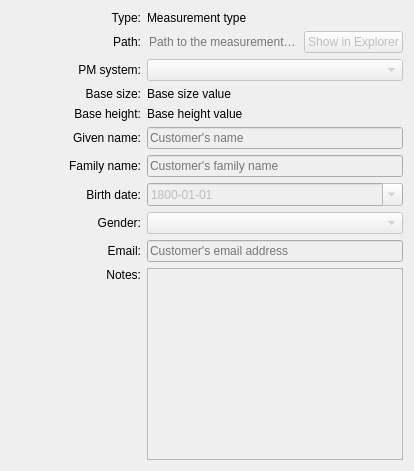
      <widget class="QWidget" name="tabInformation">
       <attribute name="icon">
        <iconset resource="share/resources/seamlymeicon.qrc">
         <normaloff>:/tsvg/spectrum/InfoCircle.tsvg</normaloff>:/tsvg/spectrum/InfoCircle.tsvg</iconset>
       </attribute>
       <attribute name="title">
        <string>Information</string>
       </attribute>
       <layout class="QFormLayout" name="formLayout_2">
        <item row="0" column="0">
         <widget class="QLabel" name="label_21">
          <property name="minimumSize">
           <size>
            <width>130</width>
            <height>0</height>
           </size>
          </property>
          <property name="text">
           <string>Type:</string>
          </property>
          <property name="alignment">
           <set>Qt::AlignRight|Qt::AlignTrailing|Qt::AlignVCenter</set>
          </property>
         </widget>
        </item>
        <item row="0" column="1">
         <widget class="QLabel" name="labelMType">
          <property name="text">
           <string>Measurement type</string>
          </property>
         </widget>
        </item>
        <item row="1" column="0">
         <widget class="QLabel" name="label_9">
          <property name="minimumSize">
           <size>
            <width>130</width>
            <height>0</height>
           </size>
          </property>
          <property name="text">
           <string>Path:</string>
          </property>
          <property name="alignment">
           <set>Qt::AlignRight|Qt::AlignTrailing|Qt::AlignVCenter</set>
          </property>
         </widget>
        </item>
        <item row="1" column="1">
         <layout class="QHBoxLayout" name="horizontalLayoutPath">
          <item>
           <widget class="QLineEdit" name="lineEditPathToFile">
            <property name="sizePolicy">
             <sizepolicy hsizetype="Expanding" vsizetype="Fixed">
              <horstretch>0</horstretch>
              <verstretch>0</verstretch>
             </sizepolicy>
            </property>
            <property name="autoFillBackground">
             <bool>false</bool>
            </property>
            <property name="styleSheet">
             <string notr="true">background: transparent;</string>
            </property>
            <property name="frame">
             <bool>false</bool>
            </property>
            <property name="readOnly">
             <bool>true</bool>
            </property>
            <property name="placeholderText">
             <string notr="true">Path to the measurement file</string>
            </property>
           </widget>
          </item>
          <item alignment="Qt::AlignRight">
           <widget class="QPushButton" name="pushButtonShowInExplorer">
            <property name="enabled">
             <bool>false</bool>
            </property>
            <property name="sizePolicy">
             <sizepolicy hsizetype="Minimum" vsizetype="Preferred">
              <horstretch>0</horstretch>
              <verstretch>0</verstretch>
             </sizepolicy>
            </property>
            <property name="text">
             <string>Show in Explorer</string>
            </property>
           </widget>
          </item>
         </layout>
        </item>
        <item row="2" column="0">
         <widget class="QLabel" name="labelPMSystem">
          <property name="minimumSize">
           <size>
            <width>130</width>
            <height>0</height>
           </size>
          </property>
          <property name="text">
           <string>PM system:</string>
          </property>
          <property name="alignment">
           <set>Qt::AlignRight|Qt::AlignTrailing|Qt::AlignVCenter</set>
          </property>
         </widget>
        </item>
        <item row="2" column="1">
         <widget class="QComboBox" name="comboBoxPMSystem">
          <property name="enabled">
           <bool>false</bool>
          </property>
          <property name="sizePolicy">
           <sizepolicy hsizetype="MinimumExpanding" vsizetype="Preferred">
            <horstretch>0</horstretch>
            <verstretch>0</verstretch>
           </sizepolicy>
          </property>
          <property name="minimumSize">
           <size>
            <width>0</width>
            <height>0</height>
           </size>
          </property>
         </widget>
        </item>
        <item row="3" column="0">
         <widget class="QLabel" name="labelBaseSize">
          <property name="minimumSize">
           <size>
            <width>130</width>
            <height>0</height>
           </size>
          </property>
          <property name="text">
           <string>Base size:</string>
          </property>
          <property name="alignment">
           <set>Qt::AlignRight|Qt::AlignTrailing|Qt::AlignVCenter</set>
          </property>
         </widget>
        </item>
        <item row="3" column="1">
         <widget class="QLabel" name="labelBaseSizeValue">
          <property name="text">
           <string>Base size value</string>
          </property>
         </widget>
        </item>
        <item row="4" column="0">
         <widget class="QLabel" name="labelBaseHeight">
          <property name="minimumSize">
           <size>
            <width>130</width>
            <height>0</height>
           </size>
          </property>
          <property name="text">
           <string>Base height:</string>
          </property>
          <property name="alignment">
           <set>Qt::AlignRight|Qt::AlignTrailing|Qt::AlignVCenter</set>
          </property>
         </widget>
        </item>
        <item row="4" column="1">
         <widget class="QLabel" name="labelBaseHeightValue">
          <property name="text">
           <string>Base height value</string>
          </property>
         </widget>
        </item>
        <item row="5" column="0">
         <widget class="QLabel" name="labelGivenName">
          <property name="minimumSize">
           <size>
            <width>130</width>
            <height>0</height>
           </size>
          </property>
          <property name="text">
           <string>Given name:</string>
          </property>
          <property name="alignment">
           <set>Qt::AlignRight|Qt::AlignTrailing|Qt::AlignVCenter</set>
          </property>
         </widget>
        </item>
        <item row="5" column="1">
         <widget class="QLineEdit" name="lineEditGivenName">
          <property name="enabled">
           <bool>false</bool>
          </property>
          <property name="sizePolicy">
           <sizepolicy hsizetype="Expanding" vsizetype="Preferred">
            <horstretch>0</horstretch>
            <verstretch>0</verstretch>
           </sizepolicy>
          </property>
          <property name="placeholderText">
           <string>Customer's name</string>
          </property>
         </widget>
        </item>
        <item row="6" column="0">
         <widget class="QLabel" name="labelFamilyName">
          <property name="minimumSize">
           <size>
            <width>130</width>
            <height>0</height>
           </size>
          </property>
          <property name="text">
           <string>Family name:</string>
          </property>
          <property name="alignment">
           <set>Qt::AlignRight|Qt::AlignTrailing|Qt::AlignVCenter</set>
          </property>
         </widget>
        </item>
        <item row="6" column="1">
         <widget class="QLineEdit" name="lineEditFamilyName">
          <property name="enabled">
           <bool>false</bool>
          </property>
          <property name="sizePolicy">
           <sizepolicy hsizetype="Expanding" vsizetype="Preferred">
            <horstretch>0</horstretch>
            <verstretch>0</verstretch>
           </sizepolicy>
          </property>
          <property name="placeholderText">
           <string>Customer's family name</string>
          </property>
         </widget>
        </item>
        <item row="7" column="0">
         <widget class="QLabel" name="labelBirthDate">
          <property name="minimumSize">
           <size>
            <width>130</width>
            <height>0</height>
           </size>
          </property>
          <property name="text">
           <string>Birth date:</string>
          </property>
          <property name="alignment">
           <set>Qt::AlignRight|Qt::AlignTrailing|Qt::AlignVCenter</set>
          </property>
         </widget>
        </item>
        <item row="7" column="1">
         <widget class="QDateEdit" name="dateEditBirthDate">
          <property name="enabled">
           <bool>false</bool>
          </property>
          <property name="sizePolicy">
           <sizepolicy hsizetype="MinimumExpanding" vsizetype="Preferred">
            <horstretch>0</horstretch>
            <verstretch>0</verstretch>
           </sizepolicy>
          </property>
          <property name="minimumSize">
           <size>
            <width>124</width>
            <height>0</height>
           </size>
          </property>
          <property name="displayFormat">
           <string notr="true">yyyy-MM-dd</string>
          </property>
          <property name="calendarPopup">
           <bool>true</bool>
          </property>
          <property name="currentSectionIndex">
           <number>0</number>
          </property>
          <property name="date">
           <date>
            <year>1800</year>
            <month>1</month>
            <day>1</day>
           </date>
          </property>
         </widget>
        </item>
        <item row="8" column="0">
         <widget class="QLabel" name="labelGender">
          <property name="minimumSize">
           <size>
            <width>130</width>
            <height>0</height>
           </size>
          </property>
          <property name="text">
           <string>Gender:</string>
          </property>
          <property name="alignment">
           <set>Qt::AlignRight|Qt::AlignTrailing|Qt::AlignVCenter</set>
          </property>
         </widget>
        </item>
        <item row="8" column="1">
         <widget class="QComboBox" name="comboBoxGender">
          <property name="enabled">
           <bool>false</bool>
          </property>
          <property name="sizePolicy">
           <sizepolicy hsizetype="MinimumExpanding" vsizetype="Preferred">
            <horstretch>0</horstretch>
            <verstretch>0</verstretch>
           </sizepolicy>
          </property>
          <property name="minimumSize">
           <size>
            <width>0</width>
            <height>0</height>
           </size>
          </property>
         </widget>
        </item>
        <item row="9" column="0">
         <widget class="QLabel" name="labelEmail">
          <property name="minimumSize">
           <size>
            <width>130</width>
            <height>0</height>
           </size>
          </property>
          <property name="text">
           <string>Email:</string>
          </property>
          <property name="alignment">
           <set>Qt::AlignRight|Qt::AlignTrailing|Qt::AlignVCenter</set>
          </property>
         </widget>
        </item>
        <item row="9" column="1">
         <widget class="QLineEdit" name="lineEditEmail">
          <property name="enabled">
           <bool>false</bool>
          </property>
          <property name="sizePolicy">
           <sizepolicy hsizetype="Expanding" vsizetype="Preferred">
            <horstretch>0</horstretch>
            <verstretch>0</verstretch>
           </sizepolicy>
          </property>
          <property name="placeholderText">
           <string>Customer's email address</string>
          </property>
         </widget>
        </item>
        <item row="10" column="0">
         <widget class="QLabel" name="labelNotes">
          <property name="minimumSize">
           <size>
            <width>130</width>
            <height>0</height>
           </size>
          </property>
          <property name="text">
           <string>Notes:</string>
          </property>
          <property name="alignment">
           <set>Qt::AlignRight|Qt::AlignTop|Qt::AlignTrailing</set>
          </property>
         </widget>
        </item>
        <item row="10" column="1">
         <widget class="QPlainTextEdit" name="plainTextEditNotes">
          <property name="enabled">
           <bool>false</bool>
          </property>
          <property name="sizePolicy">
           <sizepolicy hsizetype="Expanding" vsizetype="Expanding">
            <horstretch>0</horstretch>
            <verstretch>1</verstretch>
           </sizepolicy>
          </property>
         </widget>
        </item>
       </layout>
      </widget>
